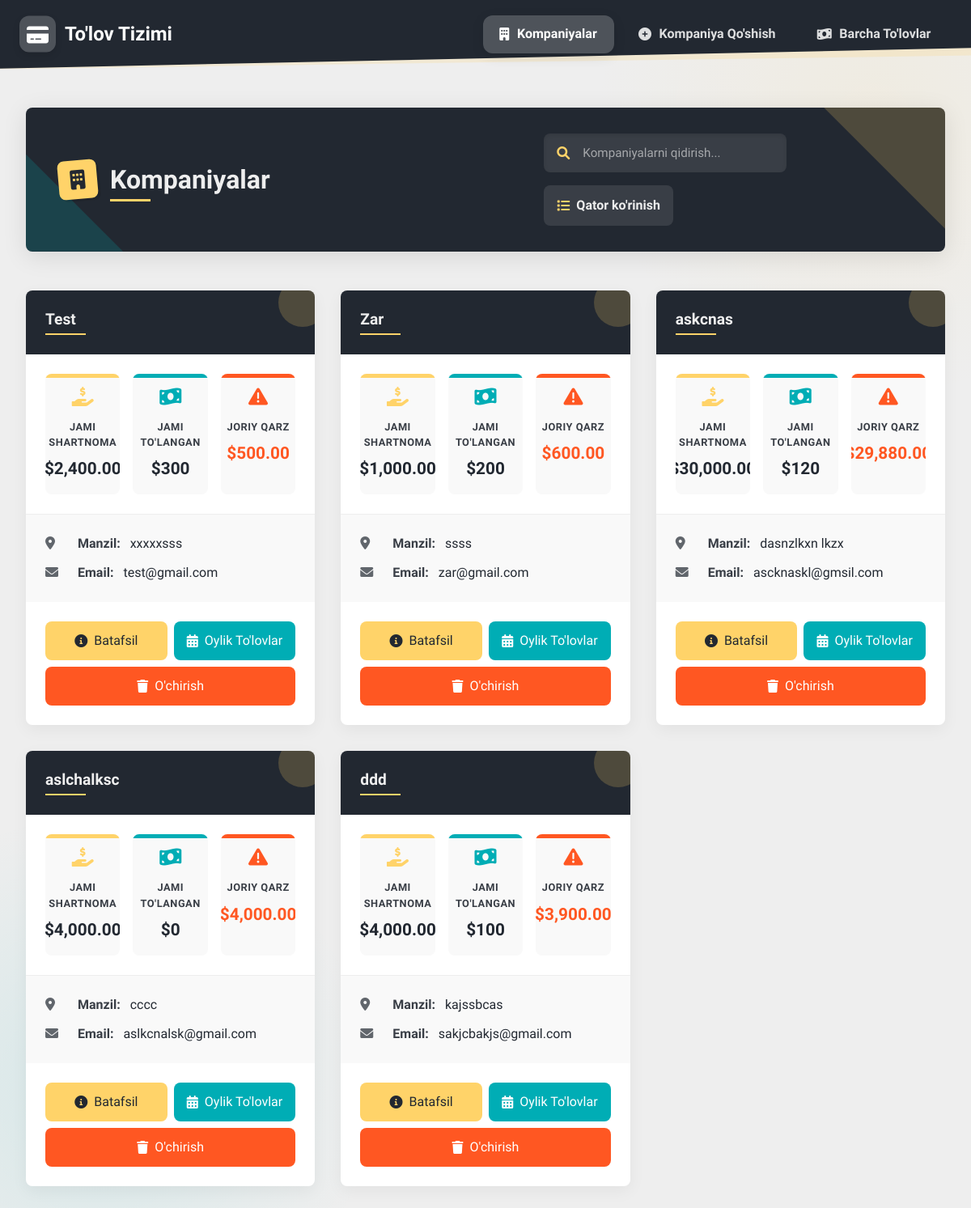
The app's page /, older data.
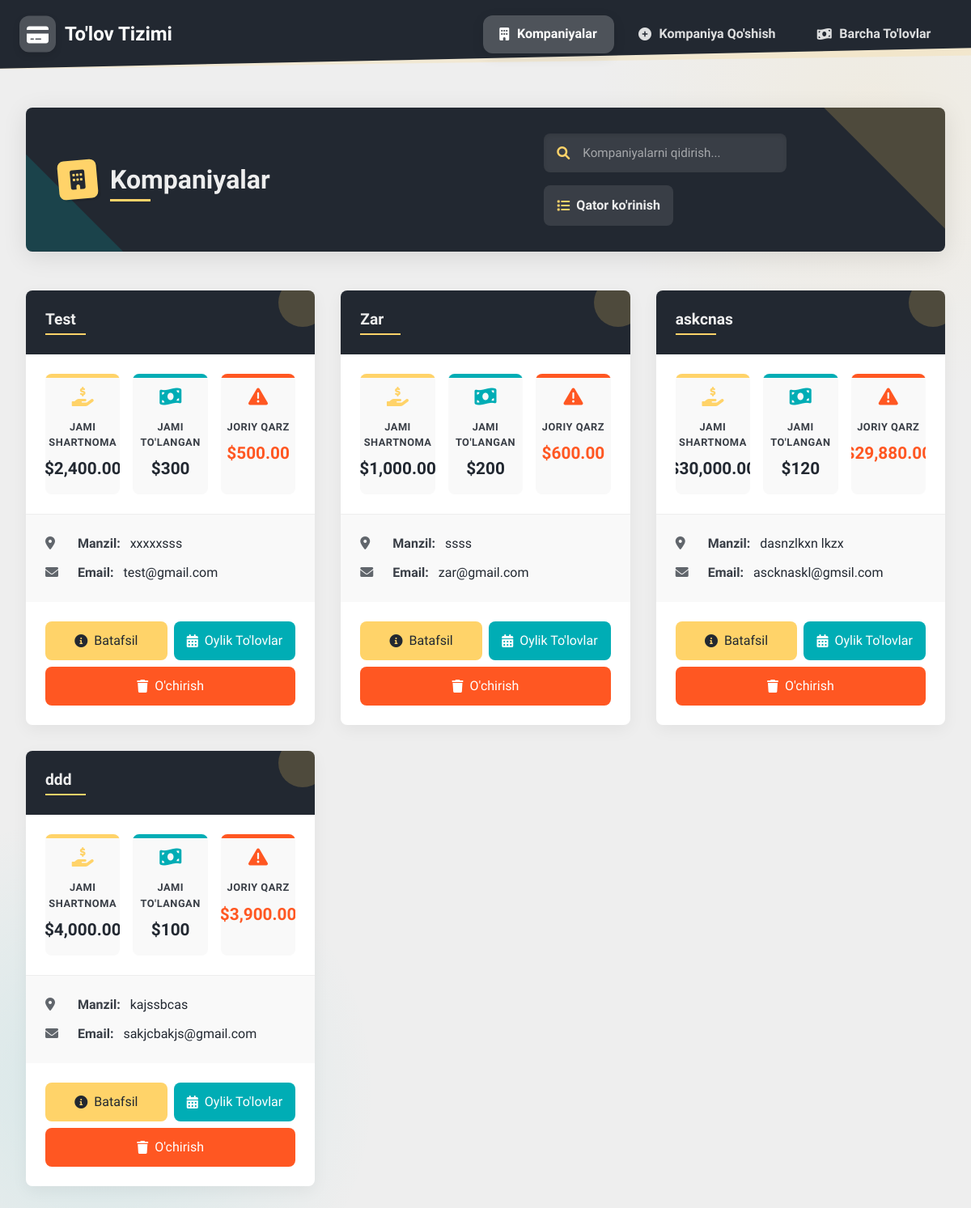
The same page, newer data.
### dbr_payment/models.py (models this page shows, shortened)
class Company(models.Model):
    name = models.CharField(max_length=200)
    email = models.EmailField()
    contact_number = models.CharField(max_length=20)
    address = models.TextField()
    telegram_chat_id = models.CharField(
        max_length=100,
        blank=True,
        null=True,
        verbose_name="Telegram Chat ID"
    )
    created_at = models.DateTimeField(auto_now_add=True)
    class Meta:
        verbose_name_plural = "Companies"

### dbr_payment/views.py (the view)
# urls.py: path('', views.CompanyListView.as_view(), name='company-list'),
class CompanyListView(ListView):
    model = Company
    template_name = 'payments/company_list.html'
    context_object_name = 'companies'
    ordering = ['name']
    def get_queryset(self):
        companies = []
        queryset = super().get_queryset()
        today = timezone.now().date()
        for company in queryset:
            company_info = {
                'company': company,
                'monthly_status': [],
                'total_to_pay': Decimal('0'),
                'total_paid': Decimal('0'),
                'current_due': Decimal('0'),  # Due up to current month
                'payment_percentage': 0
            }
            arrangements = company.arrangements.filter(is_active=True)
            total_expected_until_now = Decimal('0')
            total_paid = Decimal('0')
            for arrangement in arrangements:
                start_date = arrangement.start_date
                payments = company.payments.filter(arrangement=arrangement)
                months_elapsed = (
                        (today.year - start_date.year) * 12
                        + today.month - start_date.month
                        + 1  # Include current month
                )
                months_to_consider = min(months_elapsed, arrangement.number_of_months)
                if months_to_consider > 0:
                    expected_until_now = arrangement.monthly_amount * months_to_consider
                    total_expected_until_now += expected_until_now
                    arrangement_payments = payments.filter(month_number__lte=months_to_consider)
                    paid_amount = arrangement_payments.aggregate(
                        total=Sum('amount_paid'))['total'] or Decimal('0')
                    total_paid += paid_amount
                company_info['total_to_pay'] += (arrangement.monthly_amount * arrangement.number_of_months)
                for month in range(1, arrangement.number_of_months + 1):
                    target_month = start_date.month + (month - 1)
                    target_year = start_date.year + (target_month - 1) // 12
                    actual_month = ((target_month - 1) % 12) + 1
                    month_name_str = f"{month_name[actual_month]} {target_year}"
                    month_payments = payments.filter(month_number=month)
                    total_month_paid = month_payments.aggregate(
                        total=Sum('amount_paid'))['total'] or Decimal('0')
                    if total_month_paid >= arrangement.monthly_amount:
                        status = 'PAID'
                    elif total_month_paid > 0:
                        status = 'PARTIAL'
                    else:
                        status = 'UNPAID'
                    month_data = {
                        'month': month,
                        'month_name': month_name_str,
                        'expected': arrangement.monthly_amount,
                        'paid': total_month_paid,
                        'status': status
                    }
                    company_info['monthly_status'].append(month_data)
            company_info['total_paid'] = total_paid
            company_info['current_due'] = total_expected_until_now - total_paid
            if total_expected_until_now > 0:
                payment_percentage = (total_paid / total_expected_until_now) * 100
                company_info['payment_percentage'] = round(payment_percentage, 2)
            companies.append(company_info)
        return companies
    def get_context_data(self, **kwargs):
        context = super().get_context_data(**kwargs)
        return context

### templates/payments/company_list.html (shortened to what the changed rows need)
{% extends 'payments/base4.html' %}
{% load humanize %}
{% block content %}
    <div class="header-container">
        <div class="page-header">
            <div class="header-title">
                <h1>Kompaniyalar</h1>
            </div>
        </div>
    </div>
    <div class="companies-container">
        <div class="companies-grid" id="companiesContainer">
            {% if companies %}
                {% for company_info in companies %}
                    <div class="company-item" data-company-name="{{ company_info.company.name|lower }}">
                        <div class="company-card">
                            <div class="card-row">
                                <div class="card-header">
                                    <h3>{{ company_info.company.name }}</h3>
                                </div>
                                <div class="stats-container">
                                    <div class="stat-box total-agreement">
                                        <div class="stat-icon">
                                            <i class="fas fa-hand-holding-usd"></i>
                                        </div>
                                        <div class="stat-content">
                                            <div class="stat-label">Jami Shartnoma</div>
                                            <div class="stat-value">${{ company_info.total_to_pay|intcomma }}</div>
                                        </div>
                                    </div>
                                    <div class="stat-box total-paid">
                                        <div class="stat-icon">
                                            <i class="fas fa-money-bill-wave"></i>
                                        </div>
                                        <div class="stat-content">
                                            <div class="stat-label">Jami To'langan</div>
                                            <div class="stat-value">${{ company_info.total_paid|intcomma }}</div>
                                        </div>
                                    </div>
                                    <div class="stat-box current-due">
                                        <div class="stat-icon">
                                            <i class="fas fa-exclamation-triangle"></i>
                                        </div>
                                        <div class="stat-content">
                                            <div class="stat-label">Joriy Qarz</div>
                                            <div class="stat-value {% if company_info.current_due > 0 %}due{% else %}not-due{% endif %}">
                                                ${{ company_info.current_due|intcomma }}
                                            </div>
                                        </div>
                                    </div>
                                </div>
                            </div>
                            <div class="company-info">
                                {% if company_info.company.address %}
                                    <div class="info-item">
                                        <div class="info-icon">
                                            <i class="fas fa-map-marker-alt"></i>
                                        </div>
                                        <div class="info-content">
                                            <span class="info-label">Manzil:</span>
                                            <span class="info-value">{{ company_info.company.address }}</span>
                                        </div>
                                    </div>
                                {% endif %}
                                {% if company_info.company.email %}
                                    <div class="info-item">
                                        <div class="info-icon">
                                            <i class="fas fa-envelope"></i>
                                        </div>
                                        <div class="info-content">
                                            <span class="info-label">Email:</span>
                                            <span class="info-value">{{ company_info.company.email }}</span>
                                        </div>
                                    </div>
                                {% endif %}
                            </div>
                            <div class="card-actions">
                                <a href="{% url 'payments:company-detail' company_info.company.pk %}" class="btn-custom btn-details">
                                    <i class="fas fa-info-circle"></i> Batafsil
                                </a>
                                <a href="{% url 'payments:company-monthly-payments' company_info.company.pk %}" class="btn-custom btn-payments">
                                    <i class="fas fa-calendar-alt"></i> Oylik To'lovlar
                                </a>
                                <a href="{% url 'payments:delete-company' company_info.company.pk %}" class="btn-custom btn-delete">
                                    <i class="fas fa-trash"></i> O'chirish
                                </a>
                            </div>
                        </div>
                    </div>
                {% endfor %}
            {% endif %}
        </div>
    </div>
{% endblock %}

Row changes from the older to the newer data that the page shows:
removed Company: company.name "aslchalksc", total_to_pay "4,000.00", total_paid "0", current_due "4,000.00", company.address "cccc", company.email "aslkcnalsk@gmail.com"
